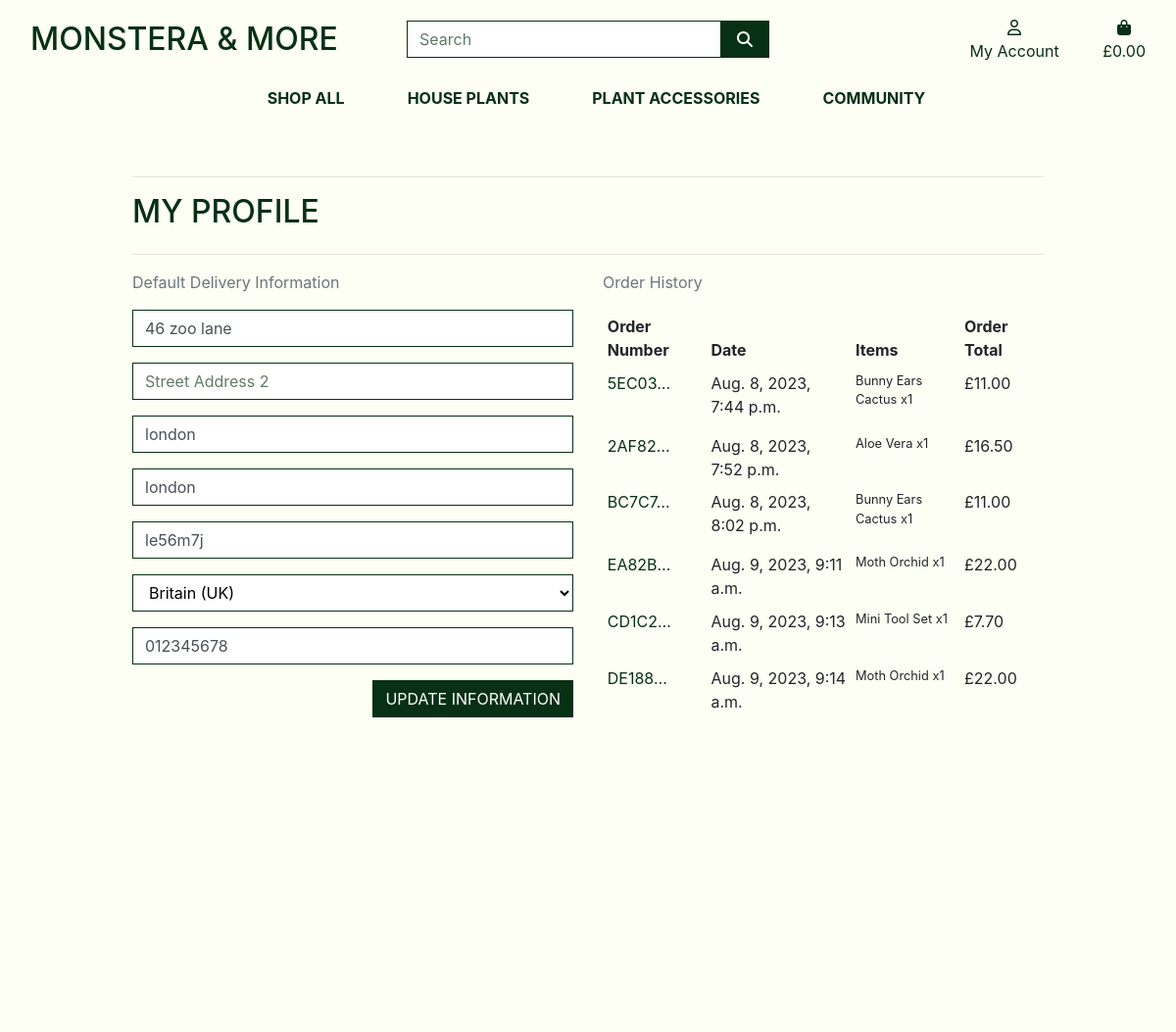
Before: /profile/ (signed in) with the older database file.
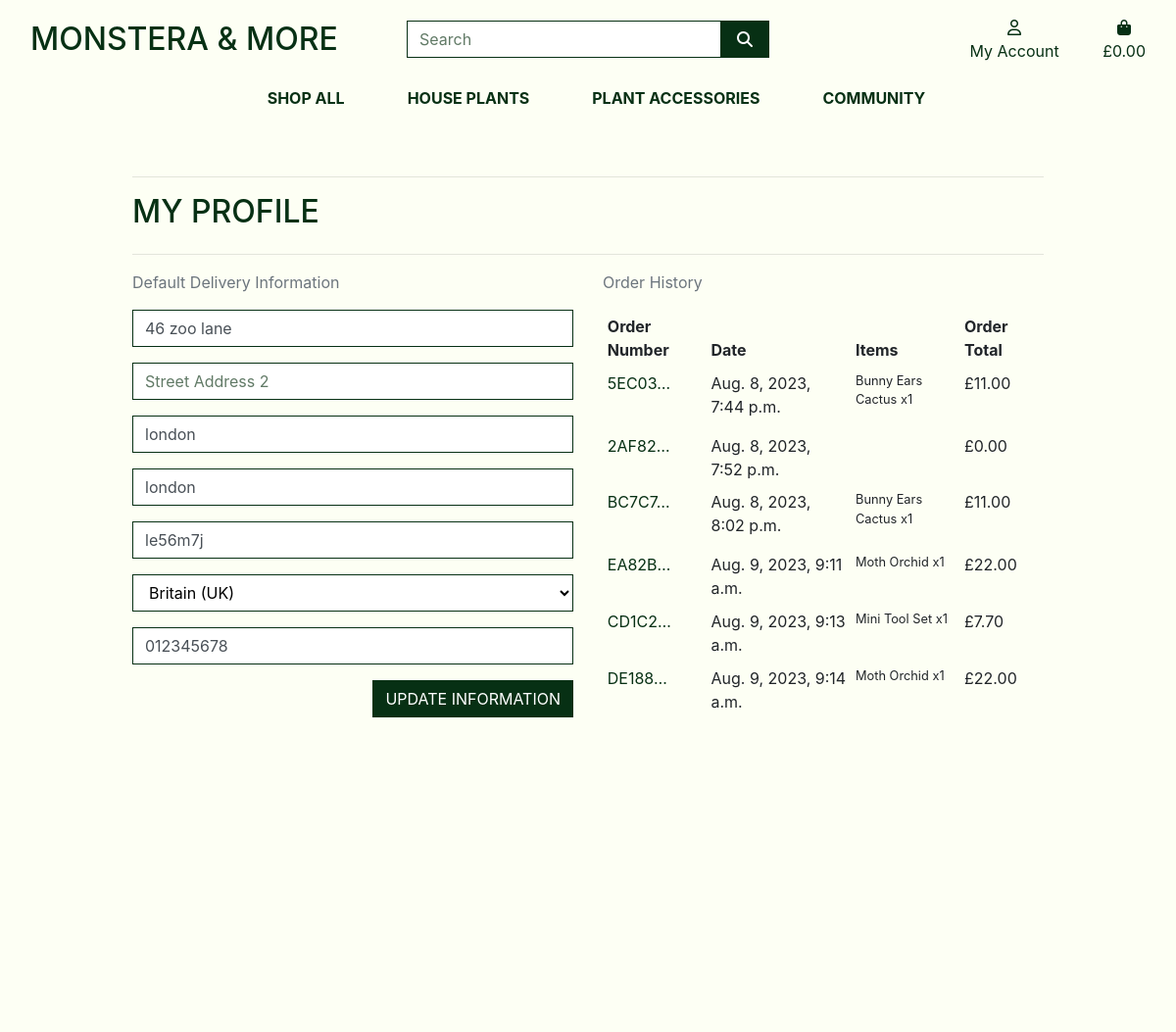
After: the same page with the newer database file.
### checkout/models.py (models this page shows, shortened)
class Order(models.Model):
    order_number = models.CharField(max_length=32, null=False, editable=False)
    full_name = models.CharField(max_length=50, null=False, blank=False)
    user_profile = models.ForeignKey(UserProfile, on_delete=models.SET_NULL,
                                     null=True, blank=True, related_name='orders')
    email = models.EmailField(max_length=254, null=False, blank=False)
    phone_number = models.CharField(max_length=20, null=False, blank=False)
    country = CountryField(blank_label='Country *', null=False, blank=False)
    postcode = models.CharField(max_length=20, null=True, blank=True)
    town_or_city = models.CharField(max_length=40, null=False, blank=False)
    street_address1 = models.CharField(max_length=80, null=False, blank=False)
    street_address2 = models.CharField(max_length=80, null=True, blank=True)
    county = models.CharField(max_length=80, null=True, blank=True)
    date = models.DateTimeField(auto_now_add=True)
    delivery_cost = models.DecimalField(max_digits=6, decimal_places=2, null=False, default=0)
    order_total = models.DecimalField(max_digits=10, decimal_places=2, null=False, default=0)
    grand_total = models.DecimalField(max_digits=10, decimal_places=2, null=False, default=0)
    original_bag = models.TextField(null=False, blank=False, default='')
    stripe_pid = models.CharField(max_length=254, null=False, blank=False, default='')

class OrderLineItem(models.Model):
    order = models.ForeignKey(Order, null=False, blank=False, on_delete=models.CASCADE, related_name='lineitems')
    product = models.ForeignKey(Product, null=False, blank=False, on_delete=models.CASCADE)
    product_size = models.CharField(max_length=2, null=True, blank=True) # XS, S, M, L, XL
    quantity = models.IntegerField(null=False, blank=False, default=0)
    lineitem_total = models.DecimalField(max_digits=6, decimal_places=2, null=False, blank=False, editable=False)

### products/models.py (models this page shows, shortened)
class Product(models.Model):
    category = models.ForeignKey('Category', null=True, blank=True, on_delete=models.SET_NULL)
    plant = models.BooleanField(null=True, blank=True)
    sku = models.CharField(max_length=254, null=True, blank=True)
    name = models.CharField(max_length=254)
    description = models.TextField()
    has_sizes = models.BooleanField(default=False, null=True, blank=True)
    price = models.DecimalField(max_digits=6, decimal_places=2)
    price_medium = models.DecimalField(max_digits=6, decimal_places=2, default=0)
    price_large = models.DecimalField(max_digits=6, decimal_places=2, default=0)
    in_stock = models.BooleanField(default=True, null=True, blank=True)
    date_created = models.DateTimeField(auto_now_add=True)
    rating = models.DecimalField(max_digits=6, decimal_places=2, null=True, blank=True)
    image_url = models.URLField(max_length=1024, null=True, blank=True)
    image = models.ImageField(null=True, blank=True)

### profiles/views.py (the view)
# urls.py: path('', views.profile, name='profile'),
@login_required
def profile(request):
    profile = get_object_or_404(UserProfile, user=request.user)
    if request.method == 'POST':
        form = UserProfileForm(request.POST, instance=profile)
        if form.is_valid():
            form.save()
            messages.success(request, 'Profile updated successfully')
        else:
            messages.error(request, 'Unable to update. Please check the form is valid.')
    else:
        form = UserProfileForm(instance=profile)
    orders = profile.orders.all()
    template = 'profiles/profile.html'
    context = {
        'form': form,
        'orders': orders,
        'on_profile_page': True
    }
    return render(request, template, context)

### profiles/forms.py
class UserProfileForm(forms.ModelForm):
    class Meta:
        model = UserProfile
        exclude = ('user',)
    def __init__(self, *args, **kwargs):
        super().__init__(*args, **kwargs)
        placeholders = {
            'default_phone_number': 'Phone Number',
            'default_postcode': 'Postal Code',
            'default_town_or_city': 'Town or City',
            'default_street_address1': 'Street Address 1',
            'default_street_address2': 'Street Address 2',
            'default_county': 'County',
        }
        """
        Focuses user on full name box when loading page
        """
        self.fields['default_phone_number'].widget.attrs['autofocus'] = True
        for field in self.fields:
            if field != 'default_country':
                if self.fields[field].required:
                    placeholder = f'{placeholders[field]} *'
                else:
                    placeholder = placeholders[field]
                self.fields[field].widget.attrs['placeholder'] = placeholder
            self.fields[field].widget.attrs['class'] = 'border-black rounded-0 profile-form-input'
            self.fields[field].label = False

### profiles/templates/profiles/profile.html (shortened to what this page needs)
{% extends "base.html" %}
{% load static %}
{% block extra_css %}
    <link rel="stylesheet" href="{% static 'profiles/css/profile.css' %}">
{% endblock %}
{% block page_header %}
    <div class="container header-container">
    </div>
{% endblock %}
{% block content %}
    <div class="overlay"></div>
    <div class="container">
        <div class="row">
            <div class="col">
                <hr>
                <h2 class="logo-font mb-4">My Profile</h2>
                <hr>
            </div>
        </div>
        <div class="row">
            <div class="col-12 col-lg-6">
                <p class="text-muted">Default Delivery Information</p>
                <form class="mt-3" action="{% url 'profile' %}" method="POST" id="profile-update-form">
                    {{ form|crispy }}
                    <button class="btn btn-black rounded-0 text-uppercase float-right">Update Information</button>
                </form>
            </div>
            <div class="col-12 col-lg-6">
                <p class="text-muted">Order History</p>
                <div class="order-history table-responsive">
                    <table class="table table-sm table-borderless">
                        <thead>
                            <tr>
                                <th>Order Number</th>
                                <th>Date</th>
                                <th>Items</th>
                                <th>Order Total</th>
                            </tr>
                        </thead>
                        <tbody>
                            {% for order in orders %}
                                <tr>
                                    <td>
                                        <a href="{% url 'order_history' order.order_number %}"
                                        title="{{ order.order_number }}">
                                            {{ order.order_number|truncatechars:6 }}
                                        </a>
                                    </td>
                                    <td>{{ order.date }}</td>
                                    <td>
                                        <ul class="list-unstyled">
                                            {% for item in order.lineitems.all %}
                                                <li class="small">
                                                    {{ item.product.name }} x{{ item.quantity }}
                                                </li>
                                            {% endfor %}
                                        </ul>
                                    </td>
                                    <td>£{{ order.grand_total }}</td>
                                </tr>
                            {% endfor %}
                        </tbody>
                    </table>
                </div>
            </div>
        </div>
{% endblock %}

Changed rows visible on the page:
removed OrderLineItem: product.name "Aloe Vera", quantity "1", shown under Order "Aug. 8, 2023, 7:52 p.m."
changed Order "Aug. 8, 2023, 7:52 p.m.": grand_total "16.50" → "0.00"
